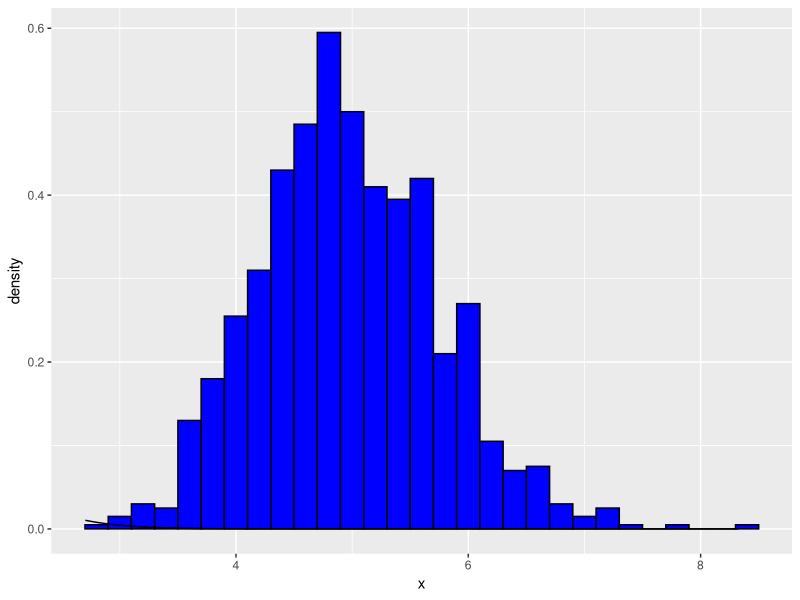

The R source for this figure:
## ---- chunk 1
lambda = 0.2
n = 40
nsims = 1:1000
set.seed(12345)
means <- data.frame(x = sapply(nsims, function(x) {mean(rexp(n, lambda))}))
head(means)
## ---- chunk 2
# Sample Mean
mean(means$x)

# Population Mean
1/lambda

# Sample Standard Deviation
sd(means$x)

# Population Standard Deviation
(1/lambda)/sqrt(40)

# Sample Variance
var(means$x)

# Population Variance
((1/lambda)/sqrt(40))^2
## ---- chunk 3
require(ggplot2, quietly = TRUE )
ggplot(data = means, aes(x = x)) + 
    geom_histogram(aes(y=..density..), fill = I('blue'), 
                   binwidth = 0.20, color = I('black')) +
    stat_function(fun = dnorm, arg = list(mean = 5, sd = sd(means$x)))  
## ---- chunk 4
mean(means$x) + c(-1,1)*1.96*sd(means$x)/sqrt(nrow(means))
